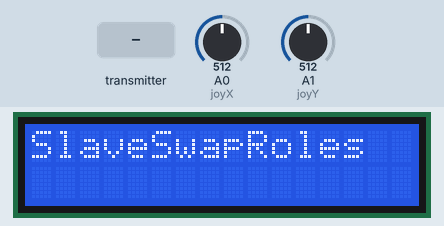
This sketch was run on a simulated Arduino Uno, built with avr-gcc and run on an emulated ATmega328P. Shown: 16×2 character LCD. The inputs (shaded band) are chosen by the test bench; at power-on: A0 (joyX) = 512, A1 (joyY) = 512. No radio packets arrive unless stated; what the sketch prints to the serial monitor is not drawn.

Above: at 1.2 s.
1.3 s: the transmitter starts sending dataReceived = 0
At 1.7 s:
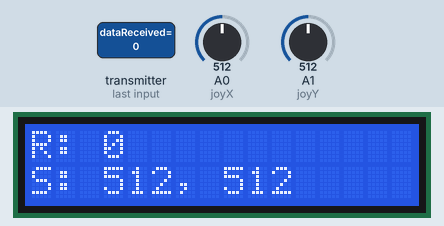
4.3 s: A0 (joyX) set to 984
At 5.7 s:
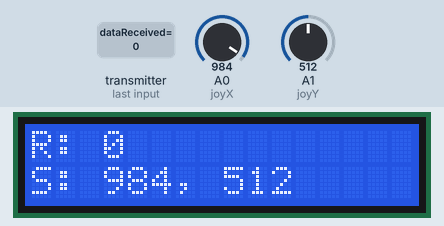
7.3 s: A0 (joyX) set to 1009
At 8.0 s:
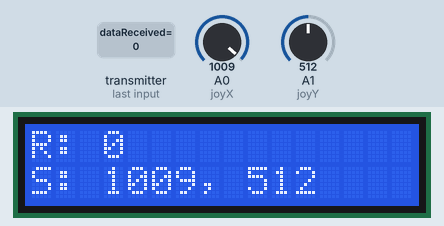
10.3 s: A1 (joyY) set to 0
At 11.5 s:
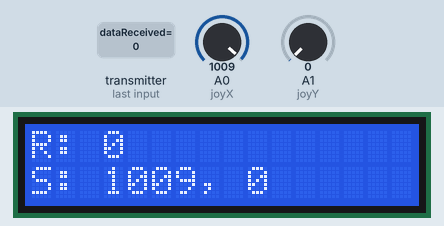
11.8 s: A1 (joyY) set to 122
At 12.7 s:
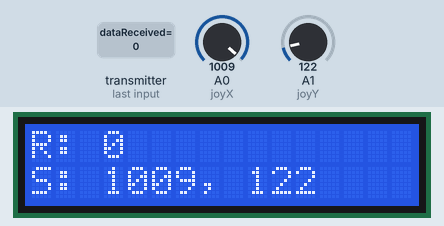
14.8 s: the transmitter starts sending dataReceived = 256
At 15.6 s:
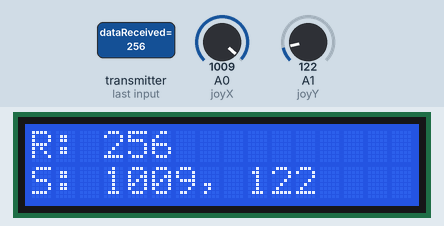
Timing chart, 0 to 17.8 s (numbered marks = the images above; inputs shaded):
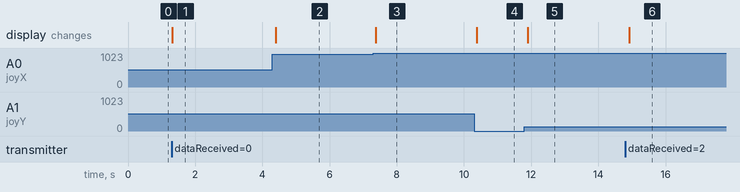

The sketch:

uno_WiCom.ino
```cpp
// SlaveSwapRoles

#include <Wire.h>
#include <LiquidCrystal_I2C.h> //add I2C library


#include <SPI.h>
#include <nRF24L01.h>
#include <RF24.h>


#define CE_PIN  9
#define CSN_PIN 8

#define joyX A0
#define joyY A1

LiquidCrystal_I2C lcd(0x27,16,2);

const byte slaveAddress[5] = {'R','x','A','A','A'};
const byte masterAddress[5] = {'T','X','a','a','a'};

RF24 radio(CE_PIN, CSN_PIN); // Create a Radio

int dataReceived; // must match dataToSend in master
int replyData[2] = {0,0}; // the two values to be sent to the master
bool newData = false;

unsigned long currentMillis;
unsigned long prevMillis;
unsigned long txIntervalMillis = 1000; // send once per second


void setup() {

    Serial.begin(9600);

    Serial.println("SlaveSwapRoles Starting");

    lcd.init(); //Initialize the LCD
	  lcd.backlight();  //Set LCD background bright
    lcd.setCursor(0,0);
    lcd.print("SlaveSwapRoles");


    radio.begin();
    radio.setDataRate( RF24_250KBPS );

    radio.openWritingPipe(masterAddress); // NB these are swapped compared to the master
    radio.openReadingPipe(1, slaveAddress);

    radio.setRetries(3,5); // delay, count
    radio.startListening();

}

//====================

void loop() {
    getData();
    showData();
    send();
}

//====================

void send() {
    if (newData == true) {
        replyData[0] = analogRead(joyX);
        replyData[1] = analogRead(joyY);

        lcd.setCursor(0,1);
        radio.stopListening();
            bool rslt;
            rslt = radio.write( &replyData, sizeof(replyData));
        radio.startListening();

        Serial.print("Reply Sent ");
        Serial.print(replyData[0]);
        Serial.print(", ");
        Serial.println(replyData[1]);

        if (rslt) {
            Serial.println("Acknowledge Received");
            lcd.print("S: " + String(replyData[0]) + ", " + String(replyData[1]));
        }
        else {
            Serial.println("Tx failed");
            lcd.print("Tx failed");
        }
        Serial.println();
        newData = false;
    }
}

//================

void getData() {

    if ( radio.available() ) {
        radio.read( &dataReceived, sizeof(dataReceived) );
        newData = true;
    }
}

//================

void showData() {
    if (newData == true) {
        Serial.print("Data received ");
        Serial.println(dataReceived);
        lcd.clear();
        lcd.setCursor(0,0);
    	  lcd.print("R: " + String(dataReceived));

    }
}
```

Measured:
- after the input at 1.3 s, the display: changes at once (image 1)
- after the input at 4.3 s, the display: changes after 0.10 s (image 2)
- after the input at 7.3 s, the display: changes after 0.07 s (image 3)
- after the input at 10.3 s, the display: changes after 0.08 s (image 4)
- after the input at 11.8 s, the display: changes after 0.10 s (image 5)
- after the input at 14.8 s, the display: changes after 0.12 s (image 6)
